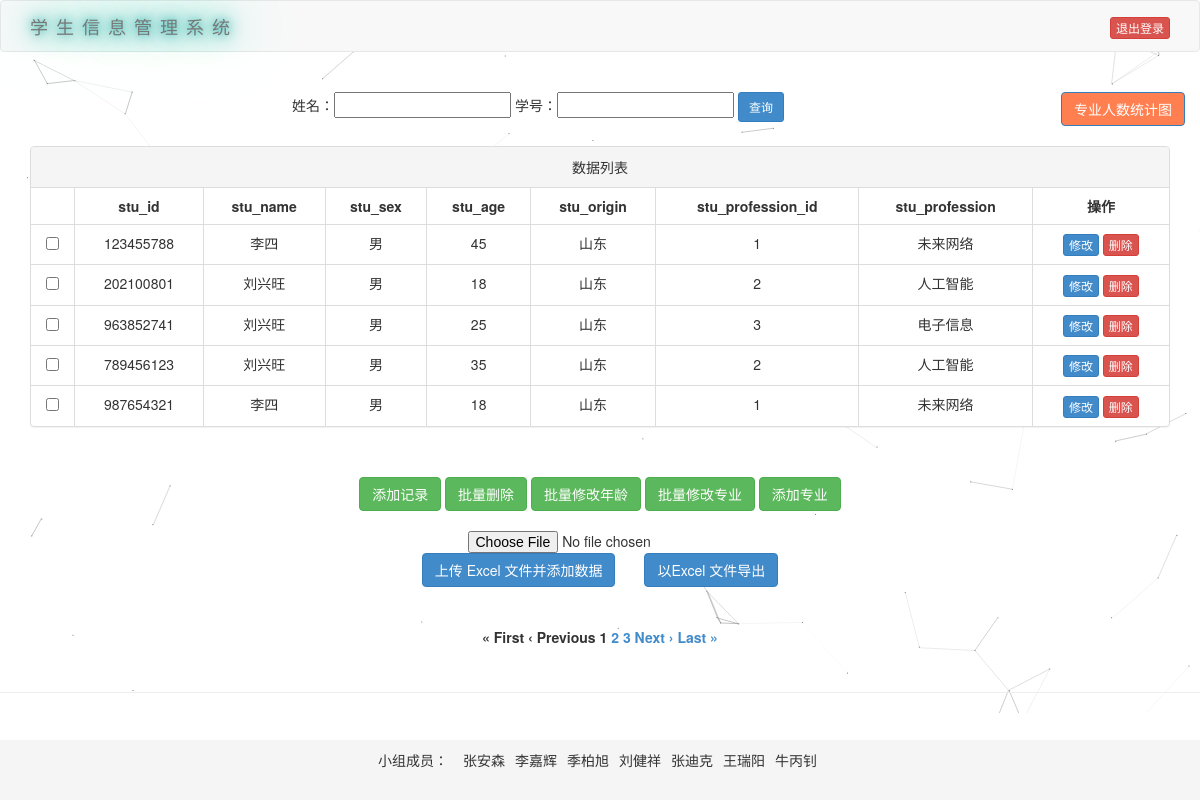
The page / (signed in) on the database its author committed.
### tables this page shows
CREATE TABLE student_info(
        stu_id INT PRIMARY KEY     NOT NULL,
        stu_name       VARCHAR(50) NOT NULL,
        stu_sex        CHAR(2)     NOT NULL,
        stu_age        INT         NOT NULL,
        stu_origin     VARCHAR(50) NOT NULL,
        stu_profession_id int NOT NULL
        );

CREATE TABLE stu_profession(
        stu_profession_id INTEGER PRIMARY KEY,
        stu_profession    VARCHAR(50) NOT NULL
        );

### app.py (the view)
@app.route('/', methods=['GET'])
def index():
    msg = request.args.get('msg', '')
    if not check_login():
        return redirect(url_for('login'))
    page = int(request.args.get('page', 1))  # 默认显示第一页
    per_page = int(request.args.get('per_page', 5))  # 默认每页显示5条数据
    sql = "select s.*, p.stu_profession" \
          " from student_info s inner join stu_profession p on s.stu_profession_id = p.stu_profession_id"
    str_where = []
    stu_name = ''
    stu_id = ''
    if 'stu_name' in request.args:
        stu_name = request.args['stu_name']
        if stu_name != '':
            str_where.append(f" stu_name like '%{stu_name}%'")
    if 'stu_id' in request.args:
        stu_id = request.args['stu_id']
        if stu_id != '':
            str_where.append(f" stu_id = '{stu_id}'")
    if len(str_where) > 0:
        sql = sql + ' where' + ' and'.join(str_where)
    mid_res, _ = get_sql2(sql)
    num_row = len(mid_res)  # 符合条件的记录数量
    start_index = (page - 1) * per_page
    sql += f' limit {start_index}, {per_page}'
    result, fields = get_sql2(sql)
    total_pages = math.ceil(num_row / per_page)  # 使用 math.ceil 向上取整
    if num_row > 0 and msg == '' and (stu_name != "" or stu_id != ""):
        msg = "查询成功!"
    elif str_where != '' and num_row == 0:
        msg = "查询失败!"
    return render_template('index.html', datas=result, fields=fields, page=page, per_page=per_page, total_pages=total_pages,
                           msg=msg, stu_id=stu_id, stu_name=stu_name)

### app.py (called while the page is built)
def check_login():
    return False if 'username' not in session else True

### db_sqlite3.py (called while the page is built)
def open_db():
    database = 'db/students.db'
    conn = sqlite3.connect(database)
    return conn

def get_sql(conn, sql):
    print(sql)
    cur = conn.cursor()
    cur.execute(sql)
    fields = []  # 保存字段信息
    for field in cur.description:
        fields.append(field[0])
    result = cur.fetchall()  # 保存查询结果
    cur.close()
    return result, fields

def get_sql2(sql):
    conn = open_db()
    result, fields = get_sql(conn, sql)
    close_db(conn)
    return result, fields

### templates/index.html (shortened to what this page needs)
<!DOCTYPE html>
<html lang="en">
<head>
    <link href="/static/bootstrap/3.2.0/css/bootstrap.min.css" rel="stylesheet" />
</head>
<body>
    <nav class="navbar navbar-default">
        <div class="container">
            <div class="navbar-header">
                <a class="navbar-brand" href="#"> 学生信息管理系统 </a>
            </div>
            <div class="navbar-quit">
                <a class="btn btn-danger btn-xs" href="/quit">退出登录</a>
            </div>
        </div>
    </nav>
    <div class="container">
        <br />
        <div class="row text-center">
            <form method="get">
                姓名：<input type="text" name="stu_name" value="{{ stu_name }}" />
                学号：<input type="text" name="stu_id" value="{{ stu_id }}" />
                <input type="submit" value="查询" class="btn btn-primary btn-sm" />
                <a href="/charts" class="btn btn-primary" style="float:right; background-color:	#FF7F50;">
                    专业人数统计图
                </a>
            </form>
        </div>
        <br/>
        <form action="/operations" method="post">
            <div class="panel panel-default">
                <div class="panel-heading">
                    <div class="row text-center">数据列表</div>
                </div>
                <table class="table table-bordered">
                    <thead>
                        <tr>
                            <th></th>
                            {% for a in fields %}
                            <th class="text-center">{{ a }}</th>
                            {% endfor %}
                            <th class="text-center">操作</th>
                        </tr>
                    </thead>
                    <tbody>
                        {% for item in datas %}
                    <tr>
                        <td class="text-center">
                            <input type="checkbox" name="checked_sno" value="{{item[0]}}" />
                        </td>
                        {% for a in item %}
                        <td class="text-center">{{ a }}</td>
                        {% endfor %}
                        <td class="text-center">
                            <a class="btn btn-primary btn-xs" href="update?stu_id={{ item[0] }}">修改</a>
                            <a class="btn btn-danger btn-xs" href="del2/{{ item[0] }}">删除</a>
                        </td>
                    </tr>
                    {% endfor %}
                    </tbody>
                </table>
            </div>
            <div class="row text-center" style="margin-top: 50px">
                <a class="btn btn-success" href="/add">添加记录</a>
                <input class="btn btn-success" type="submit" value="批量删除" name="action" />
                <a class="btn btn-success" href="/update_age">批量修改年龄</a>
                <a class="btn btn-success" href="/update_profession">批量修改专业</a>
                <a class="btn btn-success" href="/goprofession">添加专业</a>
            </div>
            <br />
        </form>
        <div style="text-align: center">
            <form method="POST" action="/add_by_excel" enctype="multipart/form-data">
                <div class="form-row align-items-center">
                    <input type="file" class="form-control-file" style="display: inline-block" name="file" id="file" accept=".xlsx">
                    <div>
                        <input type="submit" class="btn btn-primary" style="display: inline-block" value="上传 Excel 文件并添加数据">
                        <a class="btn btn-primary" style="margin-left:25px" href="export_to_excel">以Excel 文件导出</a>
                    </div>
                </div>
            </form>
            <br>
        </div>
        <div class="row text-center">
            <div class="pagination">
                {% if page > 1 %}
                <label>
                    <a href="{{ url_for('index', page=1, per_page=per_page, stu_name=stu_name, stu_id=stu_id) }}">&laquo;
                        First</a>
                </label>
                <label>
                    <a href="{{ url_for('index', page=page-1, per_page=per_page, stu_name=stu_name, stu_id=stu_id) }}">&lsaquo;
                        Previous</a>
                </label>
                {% else %}
                <label>&laquo; First</label>
                <label>&lsaquo; Previous</label>
                {% endif %} {% for p in range(1, total_pages + 1) %} {% if page == p %}
                <label><span class="current-page">{{ p }}</span></label>
                {% else %}
                <label><a href="{{ url_for('index', page=p, per_page=per_page, stu_name=stu_name, stu_id=stu_id) }}">{{
                        p }}</a></label>
                {% endif %} {% endfor %} {% if page < total_pages %} <label>
                    <a
                        href="{{ url_for('index', page=page + 1, per_page=per_page, stu_name=stu_name, stu_id=stu_id) }}">Next
                        &rsaquo;</a>
                    </label>
                    <label><a
                            href="{{ url_for('index', page=total_pages, per_page=per_page, stu_name=stu_name, stu_id=stu_id) }}">Last
                            &raquo;</a></label>
                    {% else %}
                    <label>Next &rsaquo;</label>
                    <label>Last &raquo;</label>
                    {% endif %}
            </div>
        </div>
    </div>
    <div class="page-footer text-center">
        <hr />
        <div class="producer-list">
            <ul class="list-unstyled horizontal-list">
                <p>小组成员：</p>
                <li>张安森</li>
                <li>李嘉辉</li>
                <li>季柏旭</li>
                <li>刘健祥</li>
                <li>张迪克</li>
                <li>王瑞阳</li>
                <li>牛丙钊</li>
            </ul>
        </div>
    </div>
    <div class="alert alert-custom text-center">
    </div>
</body>
</html>

### templates/index.html (style rules this page uses)
.navbar-brand { color: #fff; }
.navbar-brand { letter-spacing: 8px; outline: none; --c:lightseagreen; text-shadow: 0 0 10px var(--c), 0 0 20px var(--c), 0 0 40px var(--c), 0 0 80px var(--c), 0 0 160px var(--c); animation: animate 5s linear infinite; }
.navbar-quit { float: right; margin-top: 15px; }
.producer-list { position: fixed; bottom: 0; left: 0; width: 100%; background-color: #f5f5f5; padding: 10px; }
.horizontal-list { display: flex; justify-content: center; list-style: none; padding: 0; }
.horizontal-list li { margin: 0 5px; }
.alert-custom { background-color: #ffffff; color: #000000; }

### rows shown on the page
student_info: stu_id "123455788", stu_name "李四", item "男" "45" "1", stu_origin "山东"
stu_profession: stu_profession "未来网络"
student_info: stu_id "202100801", stu_name "刘兴旺", item "男" "18" "2", stu_origin "山东"
stu_profession: stu_profession "人工智能"
student_info: stu_id "963852741", stu_name "刘兴旺", item "男" "25" "3", stu_origin "山东"
stu_profession: stu_profession "电子信息"
student_info: stu_id "789456123", stu_name "刘兴旺", item "男" "35" "2", stu_origin "山东"
student_info: stu_id "987654321", stu_name "李四", item "男" "18" "1", stu_origin "山东"

### other values the page prints
{{ a }} "stu_id" "stu_name" "stu_sex" "stu_age" "stu_origin" "stu_profession_id" "stu_profession"
{{ p }} "1"
{{ p }} "2" "3"
